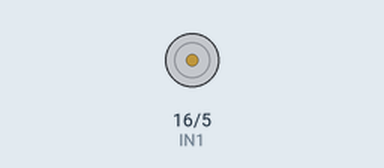
Simulated run of this sketch. Board: Arduino Uno, built with avr-gcc and run on an emulated ATmega328P. Shown: motor-driver pin pairs drawn as motors (green arrow = first pin HIGH = forward, orange = second pin HIGH = backward, longer = more drive, scaled by the enable pin).

Above: at 2.5 s.
At 5.07 s:
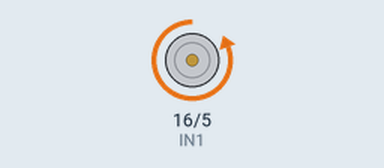
At 10.12 s:
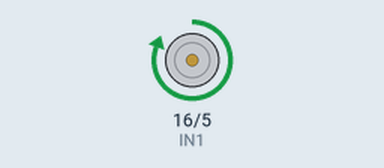
Timing chart, 0 to 13.1 s (numbered marks = the images above):
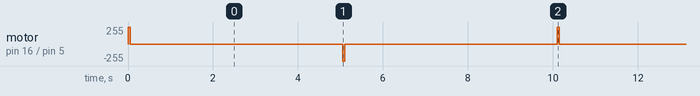

The sketch:

L298N_NodeMCU.ino
```cpp
int ENA = 4;
//int IN1 = 0;
//int IN2 = 2;


int IN1 = 16;
int IN2 = 5;


void setup()
{


  // set all the motor control pins to outputs
  pinMode(ENA, OUTPUT);
  pinMode(IN1, OUTPUT);
  pinMode(IN2, OUTPUT);
  digitalWrite(ENA, HIGH);
//analogWrite(ENA, 1);

}

// this function will run the motors in both directions at a fixed speed

void testOne() {
// turn on motor
//digitalWrite(ENA, LOW);  // set speed to 200 out of possible range 0~255
digitalWrite(IN1, HIGH);
digitalWrite(IN2, LOW);

delay(50);

//digitalWrite(IN1, LOW);
//digitalWrite(IN2, HIGH);
//
//delay(5000); // now turn off motors

digitalWrite(IN1, LOW);
digitalWrite(IN2, LOW);
}

// this function will run the motors across the range of possible speeds
// note that maximum speed is determined by the motor itself and the operating voltage
// the PWM values sent by analogWrite() are fractions of the maximum speed possible by your hardware

void testTwo() {

// turn on motors

digitalWrite(IN1, LOW);
digitalWrite(IN2, HIGH);
delay(50);

//// accelerate from zero to maximum speed
//for (int i = 0; i < 256; i++)
//  {
//    analogWrite(ENA, i);
//    delay(50);
//   }
//
//// decelerate from maximum speed to zero
//for (int i = 255; i >= 0; --i)
//    {
//      analogWrite(ENA, i);
//      delay(50);
//     }

// now turn off motors
digitalWrite(IN1, LOW);
digitalWrite(IN2, LOW);
}


void loop()
{


  testOne();
  delay(5000);
  testTwo();
  delay(5000);

}
```

Measured:
- by itself, motor on pin 16 (IN1) / pin 5 (IN2): repeats every 10.1 s: stopped 5.0 s, backward 255/255 0.05 s, stopped 5.0 s, forward 255/255 0.05 s
